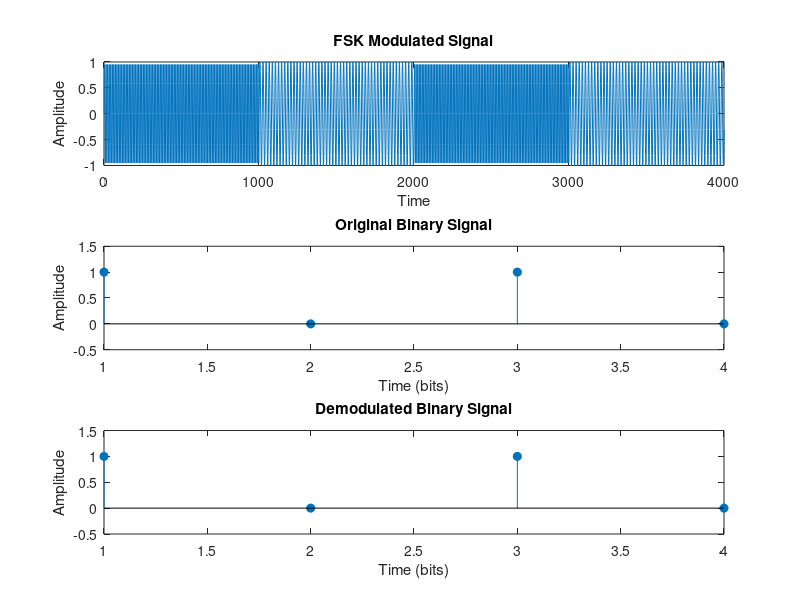

Recreate this plot in MATLAB.
fs = 1000;
t = 0:1/fs:1-1/fs;
f1 = 100;
f2 = 50;
data = [1 0 1 0];
mod_signal = [];
for bit = data
    if bit == 1
        mod_signal = [mod_signal sin(2*pi*f1*t)];
    else
        mod_signal = [mod_signal sin(2*pi*f2*t)];
    end
end
figure;
subplot(3,1,1);
plot(mod_signal);
title('FSK Modulated Signal');
xlabel('Time');
ylabel('Amplitude');

subplot(3,1,2);
stem(data, 'filled');
title('Original Binary Signal');
xlabel('Time (bits)');
ylabel('Amplitude');
ylim([-0.5 1.5]);
freqs = [f1 f2];
demod_signal = zeros(size(data));
for i = 1:length(data)
    segment = mod_signal((i-1)*fs+1:i*fs);
    f1_power = sum(segment .* sin(2*pi*f1*t));
    f2_power = sum(segment .* sin(2*pi*f2*t));
    demod_signal(i) = f1_power > f2_power;
end
subplot(3,1,3)
stem(demod_signal, 'filled');
title('Demodulated Binary Signal');
xlabel('Time (bits)');
ylabel('Amplitude');
ylim([-0.5 1.5]);
disp('Original Data:');
disp(data);
disp('Demodulated Data:');
disp(demod_signal);
